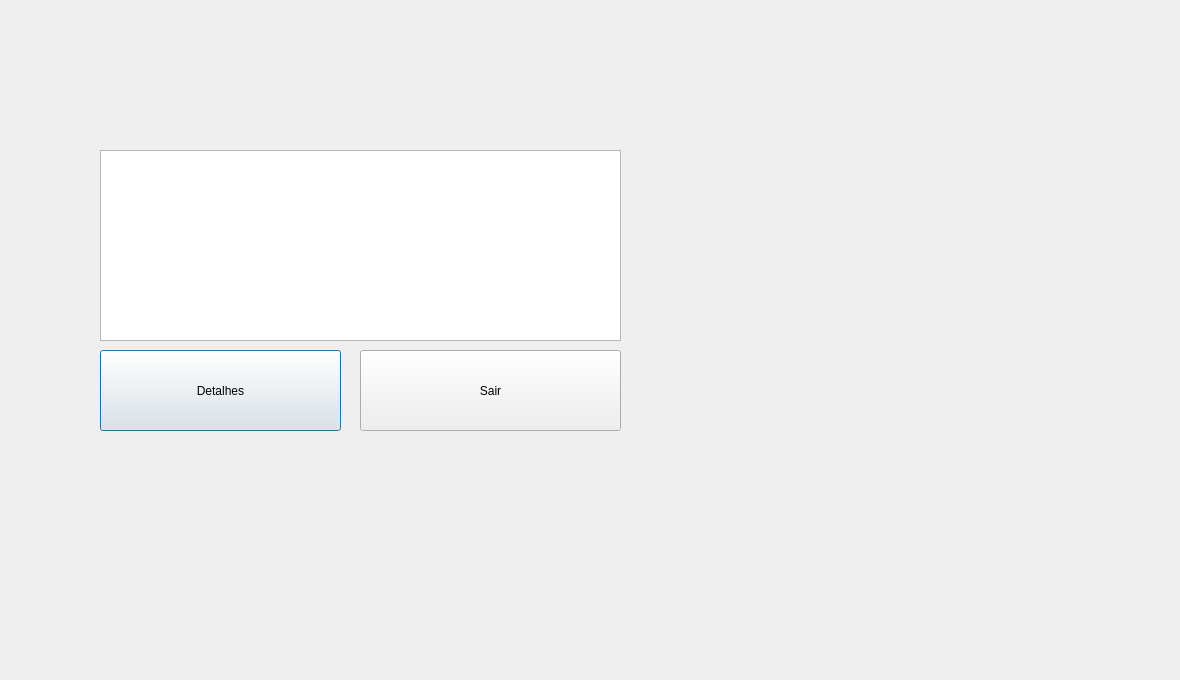
<?xml version="1.0" encoding="UTF-8"?>
<ui version="4.0">
 <class>MyTcpDialog</class>
 <widget class="QDialog" name="MyTcpDialog">
  <property name="geometry">
   <rect>
    <x>0</x>
    <y>0</y>
    <width>1180</width>
    <height>680</height>
   </rect>
  </property>
  <property name="windowTitle">
   <string>Dialog</string>
  </property>
  <widget class="QPushButton" name="pushButton">
   <property name="geometry">
    <rect>
     <x>100</x>
     <y>350</y>
     <width>241</width>
     <height>81</height>
    </rect>
   </property>
   <property name="text">
    <string>Detalhes</string>
   </property>
  </widget>
  <widget class="QTextEdit" name="warningText">
   <property name="geometry">
    <rect>
     <x>100</x>
     <y>150</y>
     <width>521</width>
     <height>191</height>
    </rect>
   </property>
  </widget>
  <widget class="QPushButton" name="pushButton_2">
   <property name="geometry">
    <rect>
     <x>360</x>
     <y>350</y>
     <width>261</width>
     <height>81</height>
    </rect>
   </property>
   <property name="text">
    <string>Sair</string>
   </property>
  </widget>
 </widget>
 <resources/>
 <connections/>
</ui>
